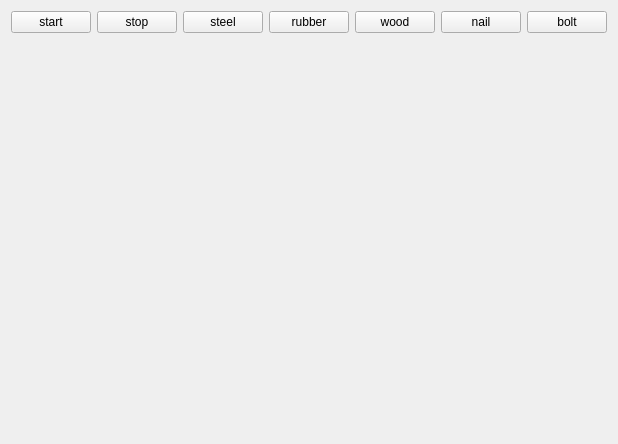
<ui version="4.0" >
 <class>DrawWindow</class>
 <widget class="QWidget" name="DrawWindow" >
  <property name="geometry" >
   <rect>
    <x>0</x>
    <y>0</y>
    <width>601</width>
    <height>444</height>
   </rect>
  </property>
  <property name="windowTitle" >
   <string>Form</string>
  </property>
  <layout class="QVBoxLayout" >
   <item>
    <layout class="QHBoxLayout" >
     <item>
      <widget class="QPushButton" name="buttonStart" >
       <property name="text" >
        <string>start</string>
       </property>
      </widget>
     </item>
     <item>
      <widget class="QPushButton" name="buttonStop" >
       <property name="text" >
        <string>stop</string>
       </property>
      </widget>
     </item>
     <item>
      <widget class="QPushButton" name="buttonSteel" >
       <property name="text" >
        <string>steel</string>
       </property>
      </widget>
     </item>
     <item>
      <widget class="QPushButton" name="buttonRubber" >
       <property name="text" >
        <string>rubber</string>
       </property>
      </widget>
     </item>
     <item>
      <widget class="QPushButton" name="buttonWood" >
       <property name="text" >
        <string>wood</string>
       </property>
      </widget>
     </item>
     <item>
      <widget class="QPushButton" name="buttonNail" >
       <property name="text" >
        <string>nail</string>
       </property>
      </widget>
     </item>
     <item>
      <widget class="QPushButton" name="buttonBolt" >
       <property name="text" >
        <string>bolt</string>
       </property>
      </widget>
     </item>
    </layout>
   </item>
   <item>
    <widget class="DrawWidget" native="1" name="drawWidget" />
   </item>
  </layout>
 </widget>
 <customwidgets>
  <customwidget>
   <class>DrawWidget</class>
   <extends>QWidget</extends>
   <header>drawwidget.h</header>
   <container>1</container>
  </customwidget>
 </customwidgets>
 <resources/>
 <connections/>
</ui>
